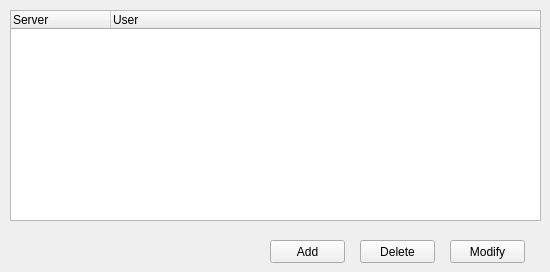
   <widget class="QWidget" name="tab_Server">
    <attribute name="title">
     <string>Servers</string>
    </attribute>
    <widget class="QTreeWidget" name="treeWidget_Server_List">
     <property name="geometry">
      <rect>
       <x>10</x>
       <y>10</y>
       <width>531</width>
       <height>211</height>
      </rect>
     </property>
     <property name="alternatingRowColors">
      <bool>true</bool>
     </property>
     <property name="rootIsDecorated">
      <bool>false</bool>
     </property>
     <column>
      <property name="text">
       <string notr="true">Server</string>
      </property>
     </column>
     <column>
      <property name="text">
       <string>User</string>
      </property>
     </column>
    </widget>
    <widget class="QPushButton" name="pushButton_Servers_Delete">
     <property name="geometry">
      <rect>
       <x>360</x>
       <y>240</y>
       <width>75</width>
       <height>23</height>
      </rect>
     </property>
     <property name="text">
      <string>Delete</string>
     </property>
    </widget>
    <widget class="QPushButton" name="pushButton_Servers_Add">
     <property name="geometry">
      <rect>
       <x>270</x>
       <y>240</y>
       <width>75</width>
       <height>23</height>
      </rect>
     </property>
     <property name="text">
      <string>Add</string>
     </property>
    </widget>
    <widget class="QPushButton" name="pushButton_Servers_Modify">
     <property name="geometry">
      <rect>
       <x>450</x>
       <y>240</y>
       <width>75</width>
       <height>23</height>
      </rect>
     </property>
     <property name="text">
      <string>Modify</string>
     </property>
    </widget>
   </widget>
